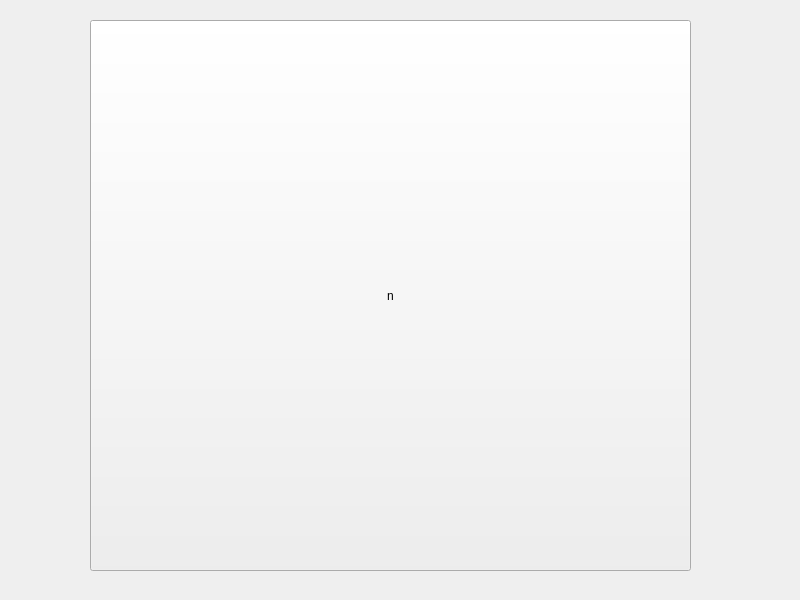
<?xml version="1.0" encoding="UTF-8"?>
<ui version="4.0">
 <class>Widget</class>
 <widget class="QWidget" name="Widget">
  <property name="geometry">
   <rect>
    <x>0</x>
    <y>0</y>
    <width>800</width>
    <height>600</height>
   </rect>
  </property>
  <property name="windowTitle">
   <string>Widget</string>
  </property>
  <widget class="QPushButton" name="pushButton">
   <property name="geometry">
    <rect>
     <x>90</x>
     <y>20</y>
     <width>601</width>
     <height>551</height>
    </rect>
   </property>
   <property name="text">
    <string>n</string>
   </property>
   <property name="icon">
    <iconset>
     <normaloff>F:/拍摄图片/P30备份20191215/IMG_20190823_065656.jpg</normaloff>F:/拍摄图片/P30备份20191215/IMG_20190823_065656.jpg</iconset>
   </property>
   <property name="iconSize">
    <size>
     <width>1024</width>
     <height>768</height>
    </size>
   </property>
  </widget>
 </widget>
 <resources/>
 <connections/>
</ui>
